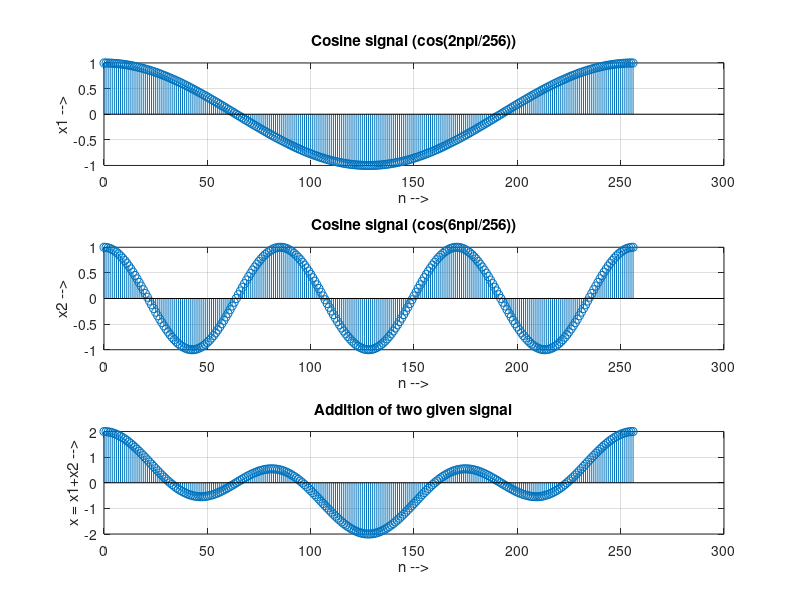

This chart was generated by the following MATLAB code:
clc; %Clear the window
close all;  %Close all files
clear all; %Clear the screen
n=0:1:256; %Range of n
x1=cos(2*pi*n/256);
subplot(3,1,1);
stem(n,x1);
grid on;
title ('Cosine signal (cos(2npi/256))');
xlabel('n -->');
ylabel('x1 -->');
x2=cos(6*pi*n/256);
subplot(3,1,2);
stem(n,x2);
grid on;
title ('Cosine signal (cos(6npi/256))');
xlabel('n -->');
ylabel('x2 -->'); x=x1+x2;
subplot(3,1,3);
stem(n,x);
grid on;
title ('Addition of two given signal');
xlabel('n -->');
ylabel('x = x1+x2 -->');

